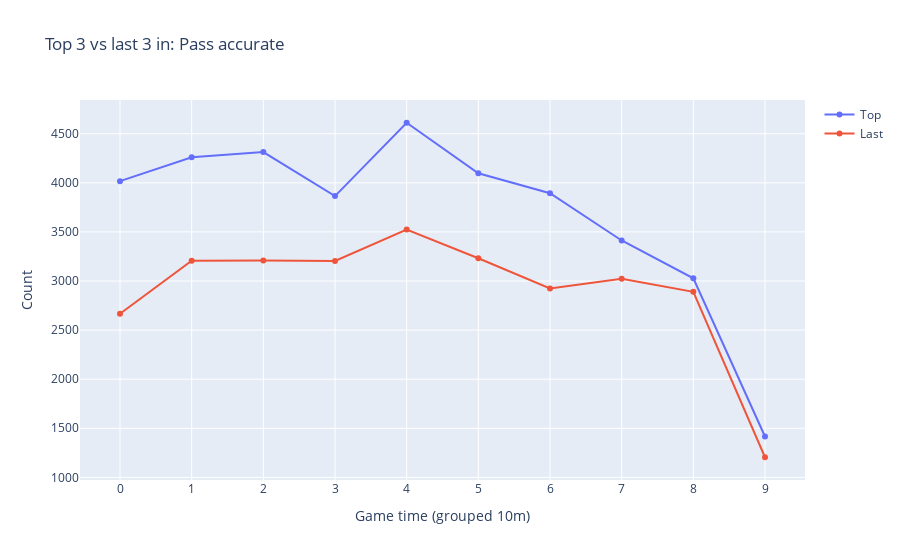
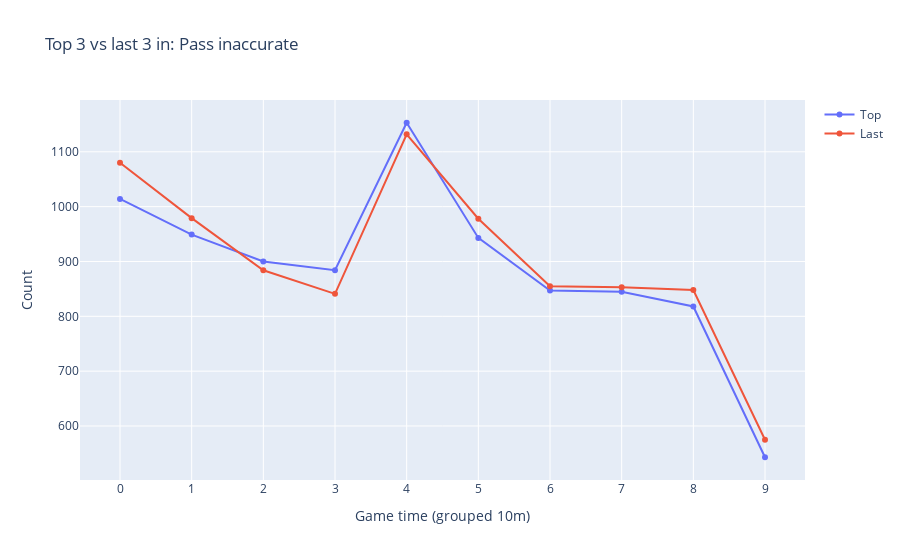
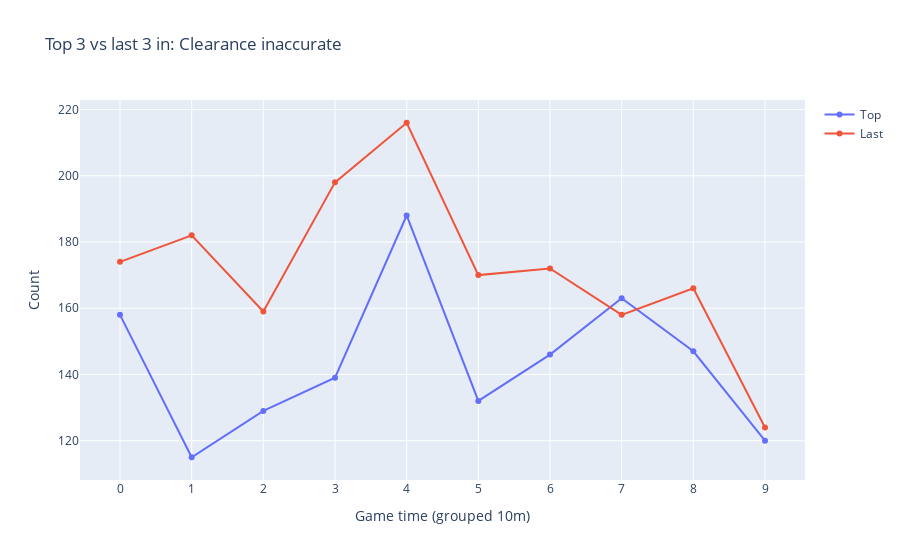
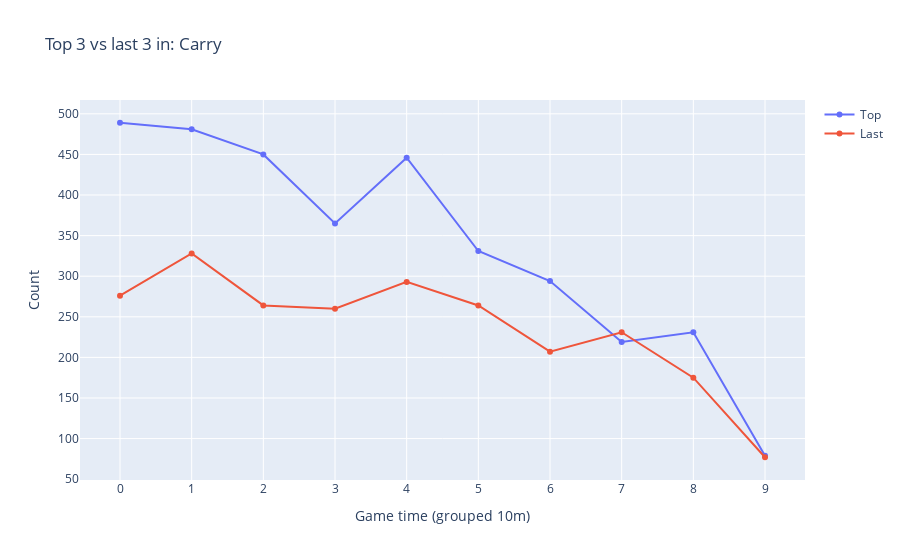

The code cell stored with these charts, in order, in its notebook:
### Code cell
# Plot number of occurences per event for top three vs last three teams.
# One plot per action event.

for column in df.action.unique():

    tmp_top = df_top_teams.loc[(df_top_teams['action'] == column)].groupby(['time_section', 'action']).size().reset_index().rename(columns={0:"count"})
    tmp_last = df_last_teams.loc[(df_last_teams['action'] == column)].groupby(['time_section', 'action']).size().reset_index().rename(columns={0:"count"})

    fig = go.Figure()

    fig.add_trace(go.Scatter(x=tmp_top["time_section"], y=tmp_top["count"], mode="lines+markers", name="Top"))
    fig.add_trace(go.Scatter(x=tmp_last["time_section"], y=tmp_last["count"], mode="lines+markers", name="Last"))

    fig.update_layout(title=f'Top 3 vs last 3 in: {column}',
                       xaxis_title='Game time (grouped 10m)',
                       yaxis_title='Count')

    fig.show()

### Figure 1 — Plotly figure (JSON) as saved in the notebook; plotly's stock layout.template omitted (floating-point values rounded to 4 significant figures)
{"data": [{"mode": "lines+markers", "name": "Top", "type": "scatter", "x": ["0", "1", "2", "3", "4", "5", "6", "7", "8", "9"], "y": [4017, 4260, 4313, 3865, 4612, 4098, 3894, 3413, 3028, 1416]}, {"mode": "lines+markers", "name": "Last", "type": "scatter", "x": ["0", "1", "2", "3", "4", "5", "6", "7", "8", "9"], "y": [2666, 3207, 3210, 3205, 3525, 3232, 2924, 3023, 2890, 1205]}], "layout": {"title": {"text": "Top 3 vs last 3 in: Pass accurate"}, "xaxis": {"title": {"text": "Game time (grouped 10m)"}}, "yaxis": {"title": {"text": "Count"}}}}

### Figure 2 — Plotly figure (JSON) as saved in the notebook; plotly's stock layout.template omitted (floating-point values rounded to 4 significant figures)
{"data": [{"mode": "lines+markers", "name": "Top", "type": "scatter", "x": ["0", "1", "2", "3", "4", "5", "6", "7", "8", "9"], "y": [1014, 949, 900, 884, 1153, 943, 847, 845, 818, 543]}, {"mode": "lines+markers", "name": "Last", "type": "scatter", "x": ["0", "1", "2", "3", "4", "5", "6", "7", "8", "9"], "y": [1080, 979, 884, 841, 1132, 978, 855, 853, 848, 575]}], "layout": {"title": {"text": "Top 3 vs last 3 in: Pass inaccurate"}, "xaxis": {"title": {"text": "Game time (grouped 10m)"}}, "yaxis": {"title": {"text": "Count"}}}}

### Figure 3 — Plotly figure (JSON) as saved in the notebook; plotly's stock layout.template omitted (floating-point values rounded to 4 significant figures)
{"data": [{"mode": "lines+markers", "name": "Top", "type": "scatter", "x": ["0", "1", "2", "3", "4", "5", "6", "7", "8", "9"], "y": [158, 115, 129, 139, 188, 132, 146, 163, 147, 120]}, {"mode": "lines+markers", "name": "Last", "type": "scatter", "x": ["0", "1", "2", "3", "4", "5", "6", "7", "8", "9"], "y": [174, 182, 159, 198, 216, 170, 172, 158, 166, 124]}], "layout": {"title": {"text": "Top 3 vs last 3 in: Clearance inaccurate"}, "xaxis": {"title": {"text": "Game time (grouped 10m)"}}, "yaxis": {"title": {"text": "Count"}}}}

### Figure 4 — Plotly figure (JSON) as saved in the notebook; plotly's stock layout.template omitted (floating-point values rounded to 4 significant figures)
{"data": [{"mode": "lines+markers", "name": "Top", "type": "scatter", "x": ["0", "1", "2", "3", "4", "5", "6", "7", "8", "9"], "y": [489, 481, 450, 365, 446, 331, 294, 219, 231, 79]}, {"mode": "lines+markers", "name": "Last", "type": "scatter", "x": ["0", "1", "2", "3", "4", "5", "6", "7", "8", "9"], "y": [276, 328, 264, 260, 293, 264, 207, 231, 175, 77]}], "layout": {"title": {"text": "Top 3 vs last 3 in: Carry"}, "xaxis": {"title": {"text": "Game time (grouped 10m)"}}, "yaxis": {"title": {"text": "Count"}}}}
